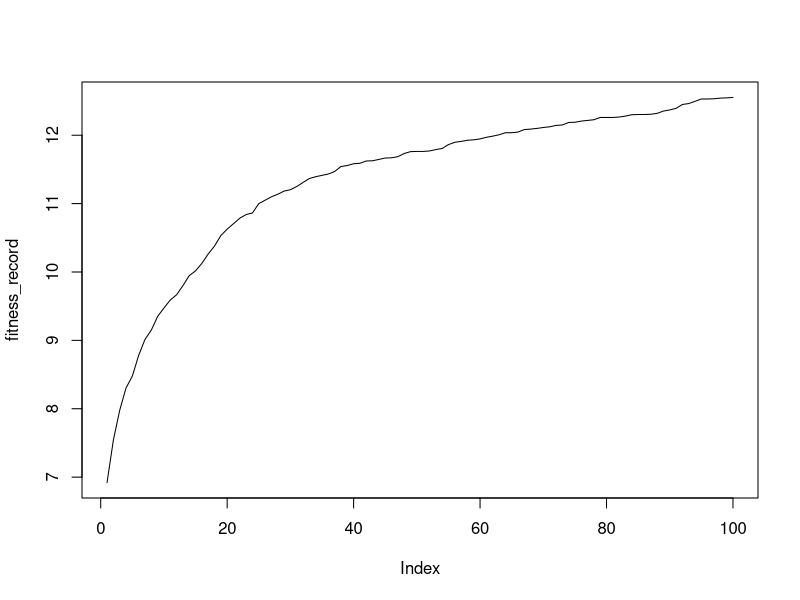

Write R code to recreate this figure.
calculate.fitness <- function(gene)
{
  fitness <- 0
  for(i in 1:(length(gene) - 2))
  {
    if(mean(c(gene[i], gene[i + 1], gene[i + 2])) == 3)
    {
      fitness <- fitness + 1
    }
  }
  
  return(fitness)
  
  if(FALSE)
  {
    fitness <- 0
    total_fitness <- 0
    for(i in 2:length(gene))
    {
      if(gene[i - 1] == gene[i])
      {
        fitness <- fitness + 1
      }
      else if(fitness > 0)
      {
        total_fitness <- total_fitness + fitness + 1
        fitness <- 0
      }
    }
    
    if(fitness > 0)
    {
      total_fitness <- total_fitness + fitness + 1
      fitness <- 0
    }
    
    return(total_fitness/length(gene))
  }
}

population <- 300
gene_size <- 100
individuals <- rep(list(NA), population)
for(i in 1:population)
{
  individuals[[i]] <- sample(0:9, gene_size, replace = TRUE)
}

pairs <- population/2
half_gene <- gene_size/2
iter_max <- 100
fitness_record <- numeric(iter_max)
alpha <- gene_size/10

for(iter in 1:iter_max)
{
  for(i in 1:pairs)
  {
    parent_1 <- individuals[[i]]
    parent_2 <- individuals[[i + 1]]
    child_1 <- parent_1
    child_2 <- parent_2
    # Cross over
    crossover_index <- sample(1:gene_size, gene_size/2)
    parent_1_genes <- parent_1[crossover_index]
    parent_2_genes <- parent_2[crossover_index]
    child_1[crossover_index] <- parent_2_genes
    child_2[crossover_index] <- parent_1_genes
    
    mutation_index <- sample(1:gene_size, alpha)
    child_1[mutation_index] <- sample(0:9, alpha, replace = TRUE)
    child_2[mutation_index] <- sample(0:9, alpha, replace = TRUE)
    
    fitness <- c(calculate.fitness(parent_1),
                 calculate.fitness(parent_2),
                 calculate.fitness(child_1),
                 calculate.fitness(child_2))
    
    ordered_positions <- order(fitness, decreasing = TRUE)
    
    # Seleciona os dois melhores resultados
    if(ordered_positions[1] == 1)
    {
      individuals[[i]] <- parent_1
    }
    else if(ordered_positions[1] == 2)
    {
      individuals[[i]] <- parent_2
    }
    else if(ordered_positions[1] == 3)
    {
      individuals[[i]] <- child_1
    }
    else if(ordered_positions[1] == 4)
    {
      individuals[[i]] <- child_2
    }
    
    if(ordered_positions[2] == 1)
    {
      individuals[[i + 1]] <- parent_1
    }
    else if(ordered_positions[2] == 2)
    {
      individuals[[i + 1]] <- parent_2
    }
    else if(ordered_positions[2] == 3)
    {
      individuals[[i + 1]] <- child_1
    }
    else if(ordered_positions[2] == 4)
    {
      individuals[[i + 1]] <- child_2
    }
  }
  
  individual_fitness <- numeric(population)
  for(j in 1:population)
  {
    current_individual <- individuals[[j]]
    individual_fitness[j] <- calculate.fitness(current_individual)
  }
  
  fitness_record[iter] <- mean(individual_fitness)
}

plot(fitness_record, type = "l")